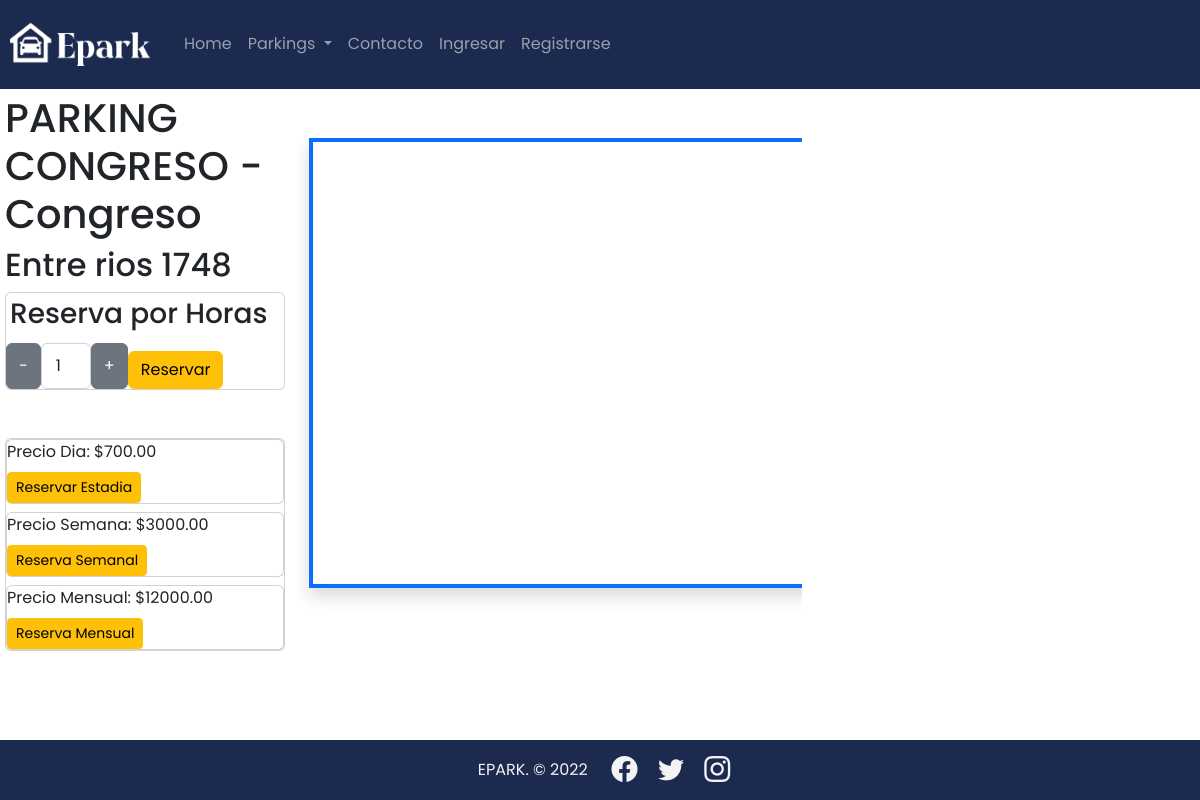
Screenshot of /parking/congreso with the database file from the repository.
### parking/models.py (models this page shows, shortened)
class Parking(models.Model):
    title = models.CharField(max_length=50)
    owner_name = models.CharField(max_length=50)
    owner_surname = models.CharField(max_length=50)
    address_p  = models.TextField()
    price_hour = models.DecimalField(max_digits=10, decimal_places=2, default=0.0)
    price_day = models.DecimalField(max_digits=10, decimal_places=2, default=0.0)
    price_week = models.DecimalField(max_digits=10, decimal_places=2, default=0.0)
    price_month = models.DecimalField(max_digits=10, decimal_places=2, default=0.0)
    phone_p = models.CharField(max_length=20)
    mail_p = models.EmailField()
    country_p = models.CharField(max_length=30)
    city_p = models.CharField(max_length=30)
    slots =  models.IntegerField()
    url_map = models.CharField(max_length=500)
    avalaible = models.BooleanField(default=True)
    slug = models.SlugField(null=False, blank=False, unique=True)
    created_at = models.DateTimeField(auto_now_add=True)

### parking/views.py (the view)
# urls.py: path('<slug:slug>', views.ParkingDetailView.as_view(), name='parking'),
class ParkingDetailView(DetailView):
    model = Parking
    template_name = 'parking/parking.html'
    def get_context_data(self, **kwargs):
        context = super().get_context_data(**kwargs)
        return context

### parking/templates/parking/parking.html (shortened to what this page needs)
{% extends 'base.html' %}
    {% block content %}
<div class="row ">
    <div class=" col-md-3 text-left">
        <div class="h1">
            {{ parking.title}}
        </div>
        <div class="h2">
            {{ parking.address_p}}
        </div>
        <div>
            {% include 'reserves/snippets/add.html' %}
        </div>
    </div>
    <div class="col-map col-lg-5 col-md-5">
        <br>
        <div class="row top-map">
        </div>
        <iframe src={{ parking.url_map }}
        width="750" height="450" class="align-middle text-center shadow bg-white border border-4 border-primary" style="text-align: center; border:4;" allowfullscreen="" loading="lazy"></iframe>
    </div>
</div>
    {% endblock %}

### reserves/templates/reserves/snippets/add.html (shortened to what this page needs)
<div class="card">
<form action="{% url 'reserves:add' %}" method="post">
    <p class="h3 p-1">Reserva por Horas</p>
    <div class="d-flex">
        <button type="button" class="btn btn-secondary" id="remove">-</button>
        <input type="number" name="quantity" value="1" class="form-control col-sm-1 text-center" style="width: 50px;" id="quantity" readonly>
        <button type="button" class="btn btn-secondary" id="add">+</button>
        <div class="mt-2">
            <button type="submit" class="btn btn-warning"> Reservar</button>
        </div>
    </div>
</form>
</div>
<div class="card mt-5">
        <div class="card">
            <form action="{% url 'reserves:add' %}" method="post">
                <li class="list-group-item">
                    Precio Dia: <span> ${{ parking.price_day}}</span>
                </li>
                <div class="mt-2">
                    <button type="submit" name='quantity' value="20" class="btn btn-warning btn-sm">Reservar Estadia</button>
                </div>
            </form>
        </div>
        <div class="card mt-2">
            <form action="{% url 'reserves:add' %}" method="post">
                <li class="list-group-item">
                    Precio Semana: <span>${{ parking.price_week}}</span>
                </li>
                <div class="mt-2">
                    <button type="submit" name='quantity' value="110" class="btn btn-warning btn-sm ">Reserva Semanal</button>
                </div>
            </form>
        </div>
        <div class="card mt-2">
            <form action="{% url 'reserves:add' %}" method="post">
                <li class="list-group-item">
                    Precio Mensual: <span>${{ parking.price_month}}</span>
                </li>
                <div class="mt-2">
                    <button type="submit" name='quantity' value="500" class="btn btn-warning btn-sm btn-block">Reserva Mensual</button>
                </div>
            </form>
        </div>
</div>

### static/css/styles.css (style rules this page uses)
* { margin: 0; padding: 0; box-sizing: border-box; }
html { min-height: 100%; position: relative; }
body { font-family: 'Poppins', sans-serif; }
div.col-map { overflow: hidden; }
div.top-map { height: 20px; background: white; position: relative; }

### rows the page displays
Parking: title "PARKING CONGRESO - Congreso", address_p "Entre rios 1748", price_day "700.00", price_week "3000.00", price_month "12000.00"
